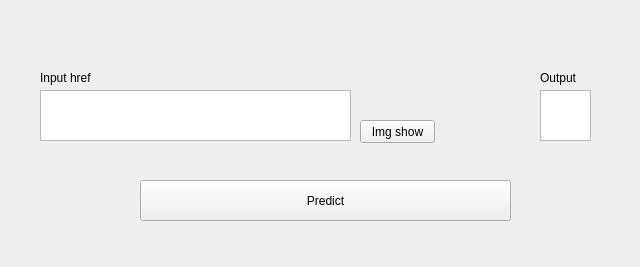
<?xml version="1.0" encoding="UTF-8"?>
<ui version="4.0">
 <class>MainWindow</class>
 <widget class="QMainWindow" name="MainWindow">
  <property name="geometry">
   <rect>
    <x>0</x>
    <y>0</y>
    <width>640</width>
    <height>267</height>
   </rect>
  </property>
  <property name="windowTitle">
   <string>MainWindow</string>
  </property>
  <widget class="QWidget" name="centralwidget">
   <widget class="QTextEdit" name="textEdit">
    <property name="geometry">
     <rect>
      <x>40</x>
      <y>90</y>
      <width>311</width>
      <height>51</height>
     </rect>
    </property>
   </widget>
   <widget class="QTextEdit" name="textEdit_2">
    <property name="geometry">
     <rect>
      <x>540</x>
      <y>90</y>
      <width>51</width>
      <height>51</height>
     </rect>
    </property>
   </widget>
   <widget class="QLabel" name="label">
    <property name="geometry">
     <rect>
      <x>40</x>
      <y>70</y>
      <width>71</width>
      <height>16</height>
     </rect>
    </property>
    <property name="text">
     <string>Input href</string>
    </property>
   </widget>
   <widget class="QLabel" name="label_2">
    <property name="geometry">
     <rect>
      <x>540</x>
      <y>70</y>
      <width>91</width>
      <height>16</height>
     </rect>
    </property>
    <property name="text">
     <string>Output</string>
    </property>
   </widget>
   <widget class="QPushButton" name="pushButton">
    <property name="geometry">
     <rect>
      <x>140</x>
      <y>180</y>
      <width>371</width>
      <height>41</height>
     </rect>
    </property>
    <property name="text">
     <string>Predict</string>
    </property>
   </widget>
   <widget class="QLabel" name="label_3">
    <property name="geometry">
     <rect>
      <x>470</x>
      <y>90</y>
      <width>61</width>
      <height>61</height>
     </rect>
    </property>
    <property name="text">
     <string/>
    </property>
   </widget>
   <widget class="QPushButton" name="pushButton_2">
    <property name="geometry">
     <rect>
      <x>360</x>
      <y>120</y>
      <width>75</width>
      <height>23</height>
     </rect>
    </property>
    <property name="text">
     <string>Img show</string>
    </property>
   </widget>
  </widget>
 </widget>
 <resources/>
 <connections/>
</ui>
